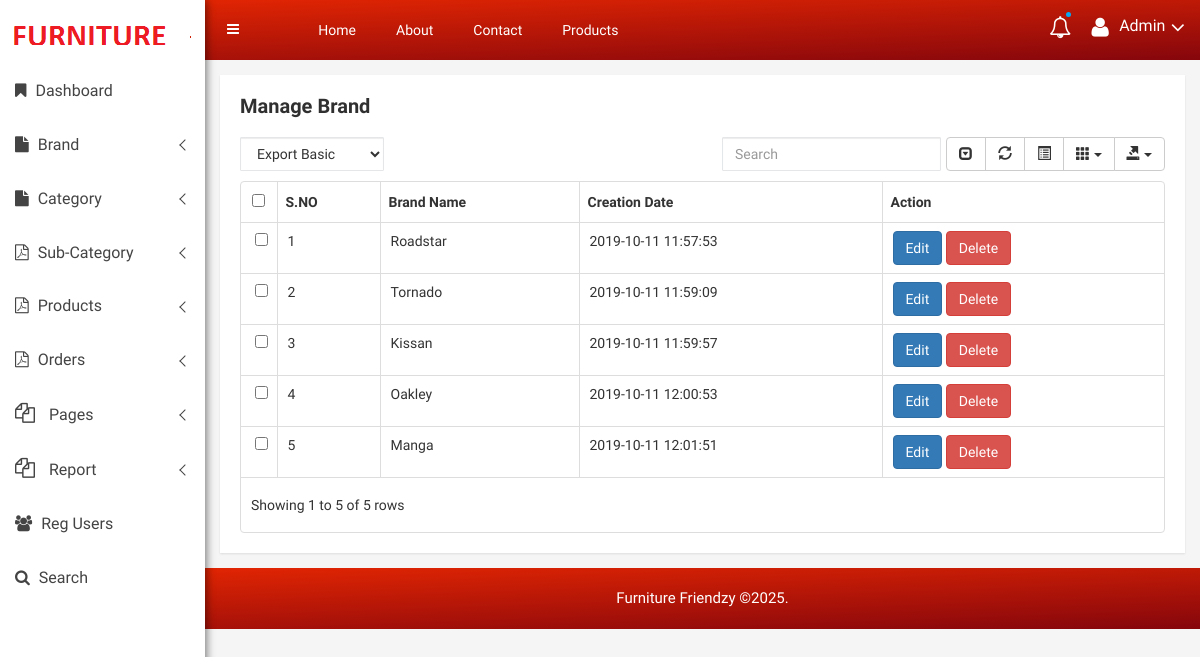
Screenshot of /admin/manage-brand.php (signed in) with the database file from the repository.
### tables this page shows
CREATE TABLE `tblbrand` (
  `ID` int(10) NOT NULL,
  `BrandName` varchar(120) DEFAULT NULL,
  `Logo` varchar(200) DEFAULT NULL,
  `CreationDate` timestamp NULL DEFAULT current_timestamp()
);

### admin/manage-brand.php (the view, shortened to what this page needs)
<?php
include('includes/dbconnection.php');
if (strlen($_SESSION['ofsmsaid']==0)) {
  header('location:logout.php');
  } else{
?>
<!doctype html>
<html class="no-js" lang="en">
<head>
    <link rel="stylesheet" href="css/bootstrap.min.css">
    <link rel="stylesheet" href="css/font-awesome.min.css">
    <link rel="stylesheet" href="css/owl.carousel.css">
    <link rel="stylesheet" href="css/owl.theme.css">
    <link rel="stylesheet" href="css/owl.transitions.css">
    <link rel="stylesheet" href="css/animate.css">
    <link rel="stylesheet" href="css/normalize.css">
    <link rel="stylesheet" href="css/meanmenu.min.css">
    <link rel="stylesheet" href="css/main.css">
    <link rel="stylesheet" href="css/morrisjs/morris.css">
    <link rel="stylesheet" href="css/scrollbar/jquery.mCustomScrollbar.min.css">
    <link rel="stylesheet" href="css/metisMenu/metisMenu.min.css">
    <link rel="stylesheet" href="css/metisMenu/metisMenu-vertical.css">
    <link rel="stylesheet" href="css/calendar/fullcalendar.min.css">
    <link rel="stylesheet" href="css/calendar/fullcalendar.print.min.css">
    <link rel="stylesheet" href="css/editor/select2.css">
    <link rel="stylesheet" href="css/editor/datetimepicker.css">
    <link rel="stylesheet" href="css/editor/bootstrap-editable.css">
    <link rel="stylesheet" href="css/editor/x-editor-style.css">
    <link rel="stylesheet" href="css/data-table/bootstrap-table.css">
    <link rel="stylesheet" href="css/data-table/bootstrap-editable.css">
    <link rel="stylesheet" href="style.css">
    <link rel="stylesheet" href="css/responsive.css">
</head>
<body>
   <?php include_once('includes/sidebar.php');?>
    <div class="all-content-wrapper">
        <?php include_once('includes/header.php');?>
       <div class="data-table-area mg-tb-15">
            <div class="container-fluid">
                <div class="row">
                    <div class="col-lg-12 col-md-12 col-sm-12 col-xs-12">
                        <div class="sparkline13-list">
                            <div class="sparkline13-hd">
                                <div class="main-sparkline13-hd">
                                    <h1>Manage  <span class="table-project-n">Brand</span></h1>
                                </div>
                            </div>
                            <div class="sparkline13-graph">
                                <div class="datatable-dashv1-list custom-datatable-overright">
                                    <div id="toolbar">
                                        <select class="form-control">
                        <option value="">Export Basic</option>
                      </select>
                                    </div>
                                    <table id="table" data-toggle="table" data-pagination="true" data-search="true" data-show-columns="true" data-show-pagination-switch="true" data-show-refresh="true" data-key-events="true" data-show-toggle="true" data-resizable="true" data-cookie="true"
                                        data-cookie-id-table="saveId" data-show-export="true" data-click-to-select="true" data-toolbar="#toolbar">
                                        <thead>
                                            <tr>
                                                <th data-field="id">S.NO</th>
                                                <th data-field="name">Brand Name</th>
                                                <th data-field="company">Creation Date</th>
                                                <th data-field="action">Action</th>
                                            </tr>
                                        </thead>
                                        <tbody>
                                        <?php
$sql="SELECT * from tblbrand";
$query = $dbh -> prepare($sql);
$query->execute();
$results=$query->fetchAll(PDO::FETCH_OBJ);
$cnt=1;
if($query->rowCount() > 0)
{
foreach($results as $row)
{               ?>
                                            <tr>
                                                <td><?php echo htmlentities($cnt);?></td>
                                                <td><?php  echo htmlentities($row->BrandName);?></td>
                                                <td><?php  echo htmlentities($row->CreationDate);?></td>
                                                <td><a href="edit-brand-detail.php?editid=<?php echo htmlentities ($row->ID);?>" class="btn btn-primary" style="color:#fff;">Edit</a>
                                                    <a href="manage-brand.php?id=<?php echo htmlentities ($row->ID);?>"   class="btn btn-danger" onClick="return confirm('Are you sure you want to delete?')" style="color:#fff;">Delete</a>
                                                </td>
                                            </tr>
                                             <?php $cnt=$cnt+1;}} ?>
                                        </tbody>
                                    </table>
                                </div>
                            </div>
                        </div>
                    </div>
                </div>
            </div>
        </div>
        <?php include_once('includes/footer.php');?>
    </div>
</body>
</html>
<?php }  ?>

### admin/includes/header.php (shortened to what this page needs)
 <div class="container-fluid">
            <div class="row">
                <div class="col-lg-12 col-md-12 col-sm-12 col-xs-12">
                    <div class="logo-pro">
                        <a href="dashboard.php"><img class="main-logo" src="images/logo/logo1.png" alt="" /></a>
                    </div>
                </div>
            </div>
        </div>
<div class="header-advance-area">
            <div class="header-top-area">
                <div class="container-fluid">
                    <div class="row">
                        <div class="col-lg-12 col-md-12 col-sm-12 col-xs-12">
                            <div class="header-top-wraper">
                                <div class="row">
                                    <div class="col-lg-1 col-md-0 col-sm-1 col-xs-12">
                                        <div class="menu-switcher-pro">
                                            <button type="button" id="sidebarCollapse" class="btn bar-button-pro header-drl-controller-btn btn-info navbar-btn">
                                                    <i class="fa fa-bars"></i>
                                                </button>
                                        </div>
                                    </div>
                                    <div class="col-lg-6 col-md-7 col-sm-6 col-xs-12">
                                        <div class="header-top-menu tabl-d-n">
                                            <ul class="nav navbar-nav mai-top-nav">
                                                <li class="nav-item"><a href="dashboard.php" class="nav-link">Home</a>
                                                </li>
                                                <li class="nav-item"><a href="about-us.php" class="nav-link">About</a>
                                                </li>
                                                <li class="nav-item"><a href="contact-us.php" class="nav-link">Contact</a>
                                                </li>
                                                <li class="nav-item"><a href="manage-products.php" class="nav-link">Products</a>
                                                </li>
                                            </ul>
                                        </div>
                                    </div>
  <div class="col-lg-5 col-md-5 col-sm-12 col-xs-12">
<div class="header-right-info">
 <ul class="nav navbar-nav mai-top-nav header-right-menu">
 <li class="nav-item"><a href="#" data-toggle="dropdown" role="button" aria-expanded="false" class="nav-link dropdown-toggle"><i class="fa fa-bell-o" aria-hidden="true"></i><span class="indicator-nt"></span></a>
</li>
 <li class="nav-item">
 <a href="#" data-toggle="dropdown" role="button" aria-expanded="false" class="nav-link dropdown-toggle">
<i class="fa fa-user adminpro-user-rounded header-riht-inf" aria-hidden="true"></i>
<span class="admin-name"><?php
$aid=$_SESSION['ofsmsaid'];
$sql="SELECT AdminName,Email from  tbladmin where ID=:aid";
$query = $dbh -> prepare($sql);
$query->bindParam(':aid',$aid,PDO::PARAM_STR);
$query->execute();
$results=$query->fetchAll(PDO::FETCH_OBJ);
$cnt=1;
if($query->rowCount() > 0)
{
foreach($results as $row)
{               ?><?php  echo $row->AdminName;?><?php $cnt=$cnt+1;}} ?></span>
<i class="fa fa-angle-down adminpro-icon adminpro-down-arrow"></i>
    </a>
</li>
 </ul>
 </div>
</div>
</div>
</div>
 </div>
 </div>
  </div>
 </div>
        </div>

### admin/css/main.css (style rules this page uses)
html { color: #222; font-size: 1em; line-height: 1.4; }
audio, canvas, iframe, img, svg, video { vertical-align: middle; }

### admin/style.css (style rules this page uses)
html, body { height: 100%; font-family: 'Play', sans-serif;font-weight:400;background:#f5f5f5; }
img { max-width:100%;height:auto }
h1, h2, h3, h4, h5, h6 { margin: 0 0 10px; font-weight:700; }
a { transition: all 0.3s ease 0s;text-decoration:none; }
a:visited, a:link, a:active { text-decoration: none; }
ul { list-style: outside none none; margin: 0; padding: 0 }
.mg-tb-15 { margin:15px 0px; }
.all-content-wrapper { margin-left: 205px; transition: all 0.3s; }
.bar-button-pro { margin: 13px 0px; }
.menu-switcher-pro { transition:all .4s ease 0s; }
.menu-switcher-pro button { background: none; border:none; }
.header-top-menu .navbar-nav>li>a { padding: 20px 20px; color: #fff; font-size:14px; }
.header-right-info .navbar-nav { float:right; padding:17px 0px; }
.header-right-info ul.header-right-menu li { display:inline-block; }
.header-right-info ul.header-right-menu > li > a { display:inline-block; color:#fff; padding: 0px 0px 0px 20px; font-size:22px; text-decoration:none; position:relative; }
.indicator-nt { position:absolute; height:5px; width:5px; background:#03a9f4; border-radius:50%; top: -5px; right: 0px; }
.header-right-info .admin-name { display: inline-block; color: #fff; font-size: 16px; position: relative; top: -4px; margin-left:5px; }
.form-control { background-color: #FFFFFF; background-image: none; border: 1px solid #e5e6e7; border-radius: 1px; color: inherit; display: block; padding: 6px 12px; transition: border-color 0.15s ease-in-out 0s, box-shadow 0.15s ease-in-out 0s; width: 100%; }
.header-advance-area { background: -webkit-linear-gradient(178deg, #e12503 0%, #85060c 100%); background: linear-gradient(178deg, #e12503 0%, #85060c 100%); }
.product-sales-chart, .analytics-info-cs, .tranffic-als-inner, .analytics-rounded, .single-new-trend, .personal-info-wrap, .author-widgets-single, .calender-inner, .product-status-wrap, .review-tab-pro-inner, .income-dashone-total, .analytics-adminpro-wrap, .analytics-sparkle-line, .analysis-progrebar, .sparkline8-list, .sparkline9-list, .sparkline7-list, .sparkline10-list, .sparkline12-list, .sparkline13-list, .sparkline14-list, .sparkline13-list, .sparkline11-list, .x-editable-list, .code-editor-single, .blog-details-inner, .charts-single-pro, .about-sparkline, .sparkline-list, .button-ad-wrap, .tab-content-details, .sparkline16-list, .sparkline15-list, .tinymce-single { padding:20px; background:#fff; -webkit-box-shadow: 0px 1px 2px 0px rgba(0, 0, 0, 0.1); box-shadow: 0px 1px 2px 0px rgba(0, 0, 0, 0.1); }
.header-top-area { position: fixed; background: -webkit-linear-gradient(178deg, #e12503 0%, #85060c 100%); background: linear-gradient(178deg, #e12503 0%, #85060c 100%); z-index: 99; left: 200px; right: 0; top: 0; margin: 0 auto; transition: all 0.3s; }
.main-sparkline8-hd h1, .main-sparkline9-hd h1, .main-spark7-hd h1, .main-sparkline10-hd h1, .main-sparkline11-hd h1, .main-sparkline12-hd h1, .main-sparkline13-hd h1, .main-sparkline14-hd h1 { font-size:20px; color:#303030; }
.custom-datatable-overright table tbody tr td a { color: #444; font-size: 14px; }
.custom-datatable-overright table tbody tr td { padding-left: 10px !important; padding-right: 5px !important; font-size: 14px; text-align: left; }

### rows the page displays
tblbrand: BrandName "Roadstar", CreationDate "2019-10-11 11:57:53"
tblbrand: BrandName "Tornado", CreationDate "2019-10-11 11:59:09"
tblbrand: BrandName "Kissan", CreationDate "2019-10-11 11:59:57"
tblbrand: BrandName "Oakley", CreationDate "2019-10-11 12:00:53"
tblbrand: BrandName "Manga", CreationDate "2019-10-11 12:01:51"

### other values shown
$row->AdminName "Admin"
